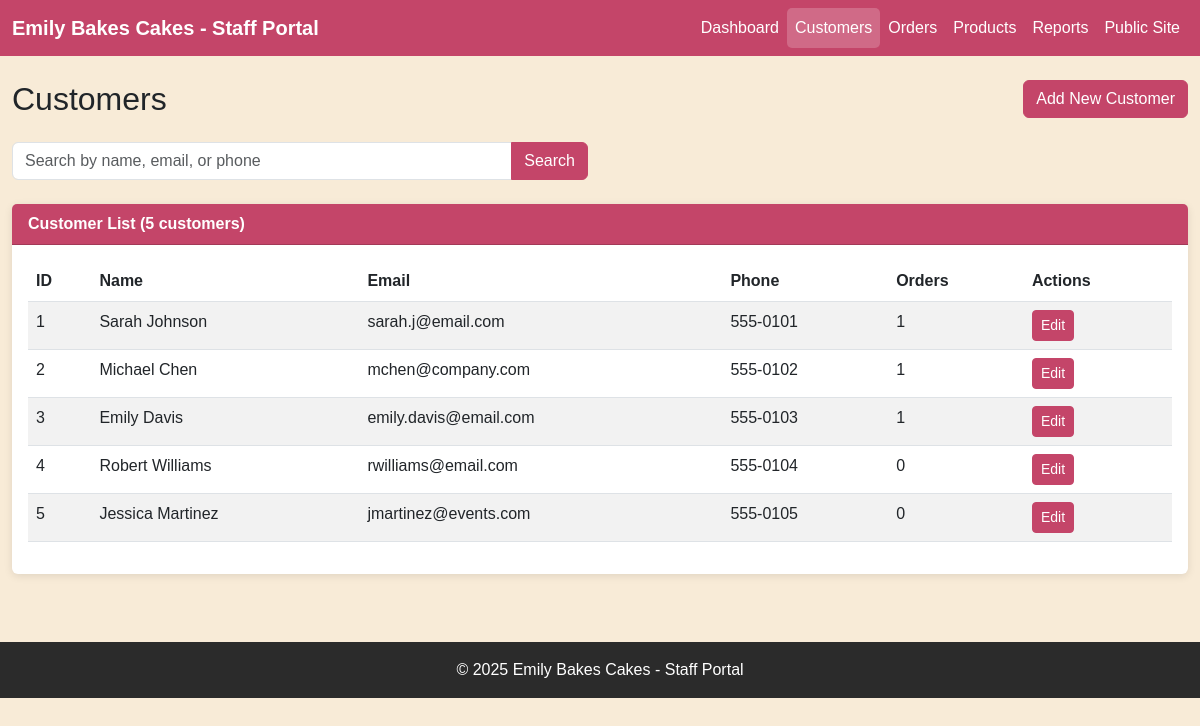
The app's page /staff/customers.php with its own data.
### tables this page shows
CREATE TABLE IF NOT EXISTS customers (
    id INT AUTO_INCREMENT PRIMARY KEY,
    first_name VARCHAR(100) NOT NULL,
    last_name VARCHAR(100) NOT NULL,
    email VARCHAR(255),
    phone VARCHAR(20),
    address TEXT,
    customer_type ENUM('retail', 'corporate') DEFAULT 'retail',
    is_vip BOOLEAN DEFAULT FALSE,
    special_notes TEXT,
    created_at TIMESTAMP DEFAULT CURRENT_TIMESTAMP,
    updated_at TIMESTAMP DEFAULT CURRENT_TIMESTAMP ON UPDATE CURRENT_TIMESTAMP
);

### staff/customers.php (the view, shortened to what this page needs)
<?php
include 'includes/db.php';
$search = isset($_GET['search']) ? clean_input($_GET['search']) : '';
$where_clause = '';
$query = "SELECT * FROM customers $where_clause ORDER BY created_at DESC";
$result = mysqli_query($conn, $query);
include 'includes/header.php';
?>
<div class="row">
    <div class="col-md-6">
        <h2>Customers</h2>
    </div>
    <div class="col-md-6 text-end">
        <a href="customer_form.php" class="btn btn-primary">Add New Customer</a>
    </div>
</div>
<div class="row mt-3">
    <div class="col-md-6">
        <form method="GET" action="customers.php">
            <div class="input-group">
                <input type="text" class="form-control" name="search" placeholder="Search by name, email, or phone" value="<?php echo $search; ?>">
                <button class="btn btn-primary" type="submit">Search</button>
            </div>
        </form>
    </div>
</div>
<div class="row mt-4">
    <div class="col-12">
        <div class="card">
            <div class="card-header">
                Customer List (<?php echo mysqli_num_rows($result); ?> customers)
            </div>
            <div class="card-body">
                <table class="table table-striped">
                    <thead>
                        <tr>
                            <th>ID</th>
                            <th>Name</th>
                            <th>Email</th>
                            <th>Phone</th>
                            <th>Orders</th>
                            <th>Actions</th>
                        </tr>
                    </thead>
                    <tbody>
                        <?php if (mysqli_num_rows($result) > 0): ?>
                            <?php while ($customer = mysqli_fetch_assoc($result)): ?>
                                <?php
                                $order_count_query = "SELECT COUNT(*) as count FROM orders WHERE customer_id = " . $customer['id'];
                                $order_count = mysqli_fetch_assoc(mysqli_query($conn, $order_count_query))['count'];
                                ?>
                                <tr>
                                    <td><?php echo $customer['id']; ?></td>
                                    <td><?php echo $customer['first_name'] . ' ' . $customer['last_name']; ?></td>
                                    <td><?php echo $customer['email']; ?></td>
                                    <td><?php echo $customer['phone']; ?></td>
                                    <td><?php echo $order_count; ?></td>
                                    <td>
                                        <a href="customer_form.php?id=<?php echo $customer['id']; ?>" class="btn btn-sm btn-primary">Edit</a>
                                    </td>
                                </tr>
                            <?php endwhile; ?>
                        <?php else: ?>
                            <tr>
                                <td colspan="6" class="text-center">No customers found</td>
                            </tr>
                        <?php endif; ?>
                    </tbody>
                </table>
            </div>
        </div>
    </div>
</div>
<?php include 'includes/footer.php'; ?>

### staff/includes/header.php (style rules this page uses)
body { background-color: #F8EBD7; font-family: 'Arial', sans-serif; }
.card { border: none; box-shadow: 0 2px 8px rgba(0,0,0,0.1); margin-bottom: 20px; }
.card-header { background-color: #C44569; color: white; font-weight: bold; }
.btn-primary { background-color: #C44569; border-color: #C44569; }
.table thead { background-color: #C44569; color: white; }

### records on screen
customers: id "1", first_name "Sarah", last_name "Johnson", email "sarah.j@email.com", phone "555-0101"
customers: id "2", first_name "Michael", last_name "Chen", email "mchen@company.com", phone "555-0102", order_count "1"
customers: id "3", first_name "Emily", last_name "Davis", email "emily.davis@email.com", phone "555-0103", order_count "1"
customers: id "4", first_name "Robert", last_name "Williams", email "rwilliams@email.com", phone "555-0104", order_count "0"
customers: id "5", first_name "Jessica", last_name "Martinez", email "jmartinez@events.com", phone "555-0105", order_count "0"

### other values on screen
mysqli_num_rows($result) "5"
